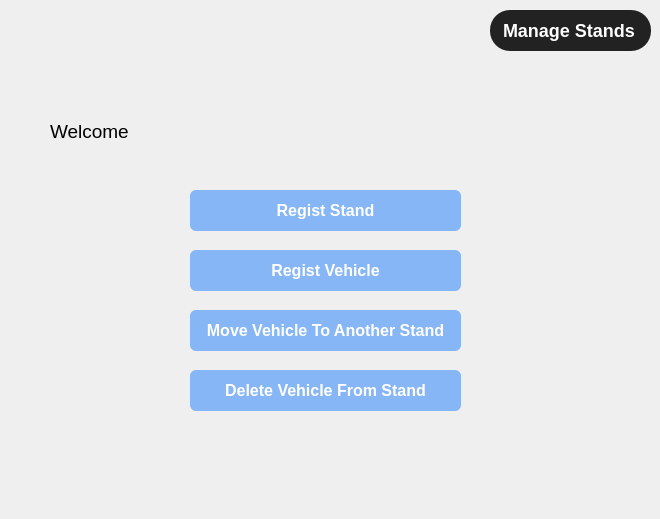
<?xml version="1.0" encoding="UTF-8"?>
<ui version="4.0">
 <class>ManageStandsMenu</class>
 <widget class="QDialog" name="ManageStandsMenu">
  <property name="geometry">
   <rect>
    <x>0</x>
    <y>0</y>
    <width>660</width>
    <height>519</height>
   </rect>
  </property>
  <property name="windowTitle">
   <string>Dialog</string>
  </property>
  <widget class="QLabel" name="showUserName_label">
   <property name="enabled">
    <bool>true</bool>
   </property>
   <property name="geometry">
    <rect>
     <x>50</x>
     <y>120</y>
     <width>91</width>
     <height>23</height>
    </rect>
   </property>
   <property name="sizePolicy">
    <sizepolicy hsizetype="Fixed" vsizetype="Fixed">
     <horstretch>0</horstretch>
     <verstretch>0</verstretch>
    </sizepolicy>
   </property>
   <property name="font">
    <font>
     <family>Arial</family>
     <pointsize>14</pointsize>
    </font>
   </property>
   <property name="frameShape">
    <enum>QFrame::NoFrame</enum>
   </property>
   <property name="text">
    <string>&lt;html&gt;&lt;head/&gt;&lt;body&gt;&lt;p&gt;Welcome&lt;/p&gt;&lt;/body&gt;&lt;/html&gt;</string>
   </property>
  </widget>
  <widget class="QLabel" name="manageStands_label">
   <property name="geometry">
    <rect>
     <x>490</x>
     <y>10</y>
     <width>161</width>
     <height>41</height>
    </rect>
   </property>
   <property name="styleSheet">
    <string notr="true">QLabel {
    font-size: 18px;
    font-weight: bold; 
	background-color: #222;
    color: #fff;
    border-radius: 20px;    
    padding-right: 8px;
	padding-left: 8px;
}</string>
   </property>
   <property name="text">
    <string>Manage Stands</string>
   </property>
  </widget>
  <widget class="QPushButton" name="createStandButton">
   <property name="geometry">
    <rect>
     <x>190</x>
     <y>190</y>
     <width>271</width>
     <height>41</height>
    </rect>
   </property>
   <property name="font">
    <font>
     <family>Arial</family>
     <pointsize>12</pointsize>
     <bold>true</bold>
     <strikeout>false</strikeout>
    </font>
   </property>
   <property name="cursor">
    <cursorShape>PointingHandCursor</cursorShape>
   </property>
   <property name="toolTip">
    <string>&lt;html&gt;&lt;head/&gt;&lt;body&gt;&lt;p&gt;Regist Stand&lt;/p&gt;&lt;/body&gt;&lt;/html&gt;</string>
   </property>
   <property name="styleSheet">
    <string notr="true">QPushButton {
    background: #86B6F6; 
    color: white;
    border-radius: 6px;
    padding: 8px 16px; 
}

QPushButton:hover {
    border: 1px solid black;
}</string>
   </property>
   <property name="text">
    <string>Regist Stand</string>
   </property>
  </widget>
  <widget class="QLabel" name="label">
   <property name="geometry">
    <rect>
     <x>40</x>
     <y>20</y>
     <width>111</width>
     <height>91</height>
    </rect>
   </property>
   <property name="text">
    <string/>
   </property>
   <property name="pixmap">
    <pixmap>../images/icons8-user-100.png</pixmap>
   </property>
  </widget>
  <widget class="QPushButton" name="createStandButton_2">
   <property name="geometry">
    <rect>
     <x>190</x>
     <y>250</y>
     <width>271</width>
     <height>41</height>
    </rect>
   </property>
   <property name="font">
    <font>
     <family>Arial</family>
     <pointsize>12</pointsize>
     <bold>true</bold>
     <strikeout>false</strikeout>
    </font>
   </property>
   <property name="cursor">
    <cursorShape>PointingHandCursor</cursorShape>
   </property>
   <property name="toolTip">
    <string>&lt;html&gt;&lt;head/&gt;&lt;body&gt;&lt;p&gt;Regist Stand&lt;/p&gt;&lt;/body&gt;&lt;/html&gt;</string>
   </property>
   <property name="styleSheet">
    <string notr="true">QPushButton {
    background: #86B6F6; 
    color: white;
    border-radius: 6px;
    padding: 8px 16px; 
}

QPushButton:hover {
    border: 1px solid black;
}</string>
   </property>
   <property name="text">
    <string>Regist Vehicle</string>
   </property>
  </widget>
  <widget class="QPushButton" name="createStandButton_3">
   <property name="geometry">
    <rect>
     <x>190</x>
     <y>370</y>
     <width>271</width>
     <height>41</height>
    </rect>
   </property>
   <property name="font">
    <font>
     <family>Arial</family>
     <pointsize>12</pointsize>
     <bold>true</bold>
     <strikeout>false</strikeout>
    </font>
   </property>
   <property name="cursor">
    <cursorShape>PointingHandCursor</cursorShape>
   </property>
   <property name="toolTip">
    <string>&lt;html&gt;&lt;head/&gt;&lt;body&gt;&lt;p&gt;Regist Stand&lt;/p&gt;&lt;/body&gt;&lt;/html&gt;</string>
   </property>
   <property name="styleSheet">
    <string notr="true">QPushButton {
    background: #86B6F6; 
    color: white;
    border-radius: 6px;
    padding: 8px 16px; 
}

QPushButton:hover {
    border: 1px solid black;
}</string>
   </property>
   <property name="text">
    <string>Delete Vehicle From Stand</string>
   </property>
  </widget>
  <widget class="QPushButton" name="createStandButton_4">
   <property name="geometry">
    <rect>
     <x>190</x>
     <y>310</y>
     <width>271</width>
     <height>41</height>
    </rect>
   </property>
   <property name="font">
    <font>
     <family>Arial</family>
     <pointsize>12</pointsize>
     <bold>true</bold>
     <strikeout>false</strikeout>
    </font>
   </property>
   <property name="cursor">
    <cursorShape>PointingHandCursor</cursorShape>
   </property>
   <property name="toolTip">
    <string>&lt;html&gt;&lt;head/&gt;&lt;body&gt;&lt;p&gt;Regist Stand&lt;/p&gt;&lt;/body&gt;&lt;/html&gt;</string>
   </property>
   <property name="styleSheet">
    <string notr="true">QPushButton {
    background: #86B6F6; 
    color: white;
    border-radius: 6px;
    padding: 8px 16px; 
}

QPushButton:hover {
    border: 1px solid black;
}</string>
   </property>
   <property name="text">
    <string>Move Vehicle To Another Stand</string>
   </property>
  </widget>
 </widget>
 <resources/>
 <connections/>
</ui>
